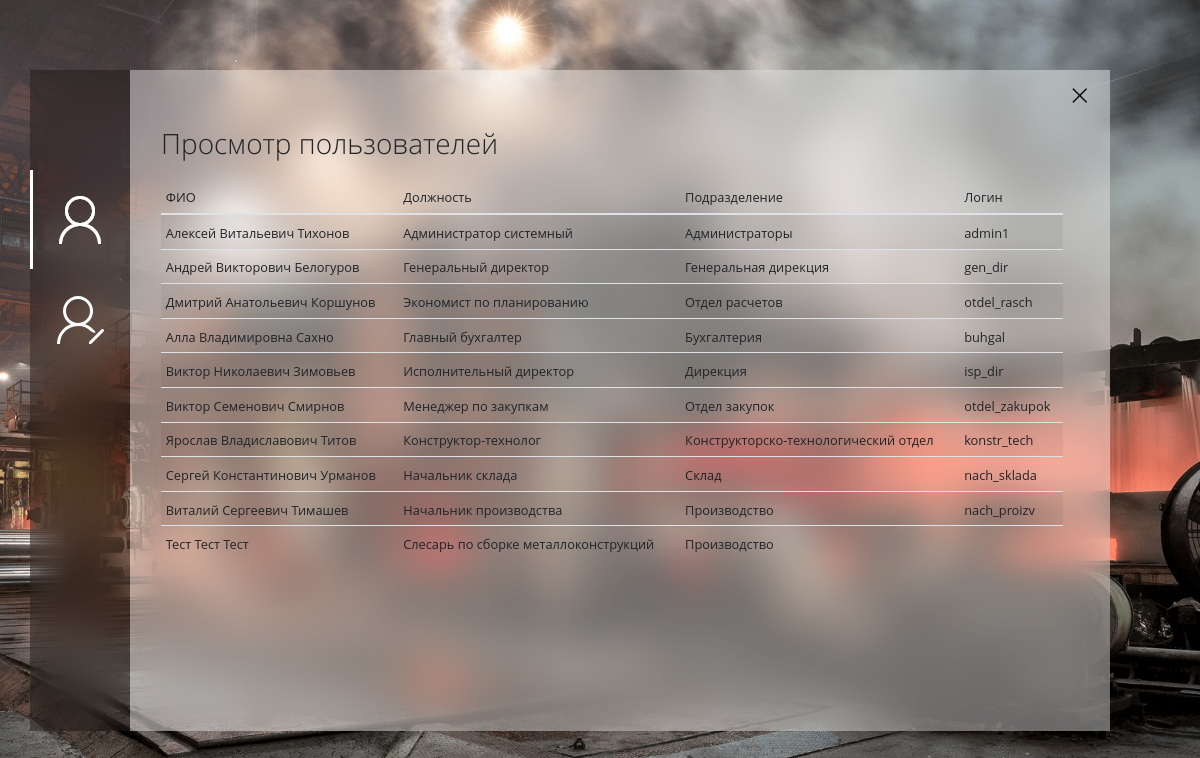
The app's page /admin_main.php (signed in) with its own data.
### tables this page shows
CREATE TABLE `employees` (
  `TAB_N` int(3) NOT NULL,
  `Surname` tinytext NOT NULL,
  `NAME` tinytext NOT NULL,
  `Pass_s_n` int(4) NOT NULL,
  `Pass_n` int(6) NOT NULL,
  `Pass_inf` text NOT NULL,
  `Sec_name` tinytext NOT NULL,
  `Tel_numb` varchar(25) NOT NULL,
  `Addr` text NOT NULL,
  `Emp_date` date NOT NULL,
  `Dism_date` date DEFAULT NULL,
  `B_date` date NOT NULL,
  `E_mail` varchar(50) NOT NULL,
  `M_t_id` int(3) NOT NULL,
  `Dep_id` int(2) NOT NULL
);

CREATE TABLE `dir_of_positions` (
  `Pos_id` int(3) NOT NULL,
  `Pos_code` int(5) NOT NULL,
  `Pos_name` tinytext NOT NULL,
  `Comments` text NOT NULL
);

CREATE TABLE `dir_of_dep` (
  `Dep_id` int(2) NOT NULL,
  `Dep_name` tinytext NOT NULL,
  `Cont_inf` text NOT NULL
);

CREATE TABLE `users` (
  `User_id` int(2) NOT NULL,
  `Login` varchar(16) NOT NULL,
  `Pass` varchar(40) NOT NULL,
  `Interface` tinytext NOT NULL,
  `TAB_N` int(3) NOT NULL,
  `User_hash` varchar(32) NOT NULL
);

### admin_main.php (the view, shortened to what this page needs)
<!DOCTYPE html>
<html lang="ru">
<head>
  <link rel="stylesheet" href="./css/bootstrap.min.css">
  <link rel="stylesheet" href="./css/fluent.css">
  <link rel="stylesheet" href="./css/micon.min.css">
</head>
<body>
<div style="height: 100%; width: 100%; left: 0; top: 0; position: fixed; display: flex; align-items: center; align-content: center; justify-content: center;">
  <div class="container">
    <div class="row justify-content-md-center" style="width:1080px;">
      <div class="col-fluid" >
        <div class="side-bar" style="width: 100px; height:661px;">
          <div class="row-fluid">
            <div class="col text-center nopadding">
              <img src="img/space_sb.png" class="img">
            </div>
          </div>
          <div class="row-fluid">
            <div class="col text-center nopadding">
              <img src="img/users_sb_a.png" class="img">
            </div>
          </div>
          <div class="row-fluid">
            <div class="col text-center nopadding">
              <a href="admin_users_edit"><img src="img/users_edit_sb.png" class="img"></a>
            </div>
          </div>
        </div>
      </div>
      <div class="col-fluid">
        <div class="main-w" style="width: 980px; height:661px;">
          <div class="row-fluid">
            <div class="col text-right nopadding" >
				<button class="exit" type="button" data-target="#exampleModal2" data-toggle="modal" style="border: none;">
					<img src="img/exit-b.png" class="img">
				</button>
            </div>
          </div>
          <div class="row-fluid ml-3">
            <div class="col">
              <p class="sh1">Просмотр пользователей</p>
            </div>
          </div>
            <div class="row-fluid ml-3 mr-3">
            <div class="col">
              <div class="table-responsive table-wrapper-scroll-y my-custom-scrollbar pr-3">
                  <table class="table table-hover table-striped table-sm" style="overflow: auto">
                    <thead>
                       <tr>
                         <th scope="col"><small>ФИО</small></th>
                         <th scope="col"><small>Должность</small></th>
                         <th scope="col"><small>Подразделение</small></th>
                         <th scope="col"><small>Логин</small></th>
                       </tr>
                     </thead>
                     <tbody>
<?php
if(!$link = mysqli_connect("localhost", "mysql", "mysql", "omima_stal"))
{
	echo "Нет соединения с сервером";
	die();
}
$QUERY ="SELECT
    Employees.Name,
    Employees.Sec_name,
    Employees.Surname,
    Dir_Of_positions.Pos_name,
    Dir_of_dep.Dep_name,
    Users.Login
FROM
    Employees
LEFT JOIN Users ON Employees.TAB_N = Users.TAB_N
LEFT JOIN Dir_of_dep ON Employees.Dep_id = Dir_of_dep.Dep_id
LEFT JOIN Manning_table ON Employees.M_t_id = Manning_table.M_t_id
LEFT JOIN Dir_of_positions ON Manning_table.Pos_id = Dir_of_positions.Pos_id;";
$result = mysqli_query($link, $QUERY) or die("Ошибка ".mysqli_error($link));
if($result)
{
	$rows = mysqli_num_rows($result);
		for ($i = 0 ; $i < $rows ; ++$i)
		{
			echo "<tr>";
			$row = mysqli_fetch_row($result);
			echo "<td><small>".$row[0].' '.$row[1].' '.$row[2]."</small></td>";
				for ($j = 3 ; $j < 6 ; ++$j) echo "<td><small>".$row[$j]."</small></td>";
			echo "</tr>";
		}
}
?>
                     </tbody>
                   </table>
                </div>
              </div>
            </div>
        </div>
      </div>
    </div>
</div>
</div>
</body>
</html>

### admin_main.php (style rules this page uses)
body { background: url('img/bg.png') no-repeat center center fixed; -webkit-background-size: cover; -moz-background-size: cover; background-size: cover; -o-background-size: cover; overflow:hidden; min-height: 700px }
.side-bar { -webkit-backdrop-filter: blur(20px) saturate(125%); backdrop-filter: blur(20px) saturate(125%); background-color: rgba(0,0,0,.3); }
.main-w { -webkit-backdrop-filter: blur(20px) saturate(125%); backdrop-filter: blur(20px) saturate(125%); background-color: rgba(255,255,255,.4); }
.nopadding { padding: 0 !important; margin: 0 !important; }
.my-custom-scrollbar { position: relative; height: 500px; overflow: auto; }
.table-wrapper-scroll-y { display: block; }
.exit { background-color: rgba(255,255,255,.0); }

### records on screen
employees: NAME "Алексей", Sec_name "Витальевич", Surname "Тихонов", dir_of_positions.Pos_name "Администратор системный", Dep.Dep_name "Администраторы", users.Login "admin1"
employees: NAME "Андрей", Sec_name "Викторович", Surname "Белогуров", dir_of_positions.Pos_name "Генеральный директор", Dep.Dep_name "Генеральная дирекция", users.Login "gen_dir"
employees: NAME "Дмитрий", Sec_name "Анатольевич", Surname "Коршунов", dir_of_positions.Pos_name "Экономист по планированию", Dep.Dep_name "Отдел расчетов", users.Login "otdel_rasch"
employees: NAME "Алла", Sec_name "Владимировна", Surname "Сахно", dir_of_positions.Pos_name "Главный бухгалтер", Dep.Dep_name "Бухгалтерия", users.Login "buhgal"
employees: NAME "Виктор", Sec_name "Николаевич", Surname "Зимовьев", dir_of_positions.Pos_name "Исполнительный директор", Dep.Dep_name "Дирекция", users.Login "isp_dir"
employees: NAME "Виктор", Sec_name "Семенович", Surname "Смирнов", dir_of_positions.Pos_name "Менеджер по закупкам", Dep.Dep_name "Отдел закупок", users.Login "otdel_zakupok"
employees: NAME "Ярослав", Sec_name "Владиславович", Surname "Титов", dir_of_positions.Pos_name "Конструктор-технолог", Dep.Dep_name "Конструкторcко-технологический отдел", users.Login "konstr_tech"
employees: NAME "Сергей", Sec_name "Константинович", Surname "Урманов", dir_of_positions.Pos_name "Начальник склада", Dep.Dep_name "Склад", users.Login "nach_sklada"
employees: NAME "Виталий", Sec_name "Сергеевич", Surname "Тимашев", dir_of_positions.Pos_name "Начальник производства", Dep.Dep_name "Производство", users.Login "nach_proizv"
employees: NAME "Тест", Sec_name "Тест", Surname "Тест", dir_of_positions.Pos_name "Слесарь по сборке металлоконструкций", Dep.Dep_name "Производство"
